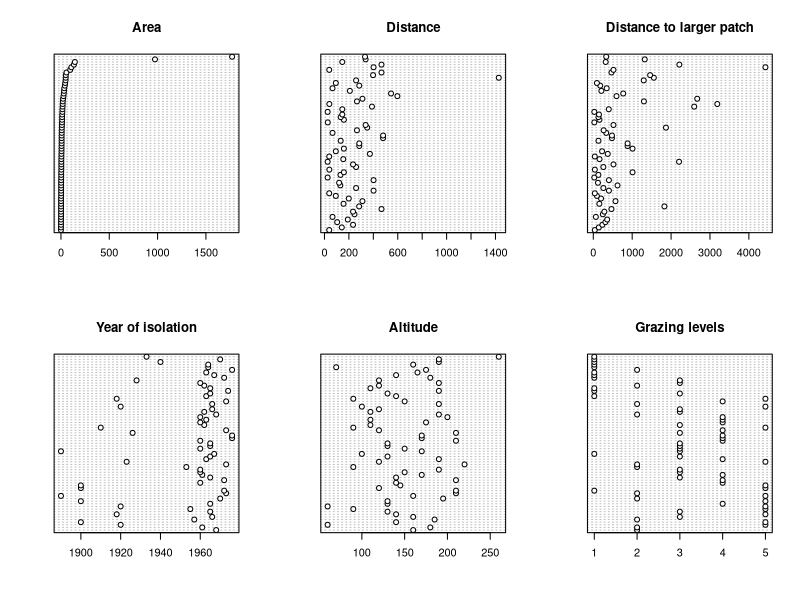
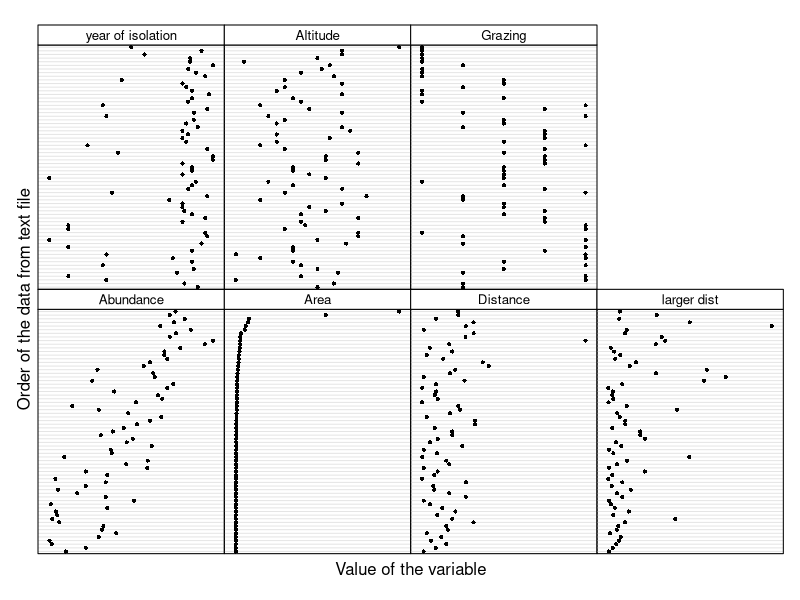
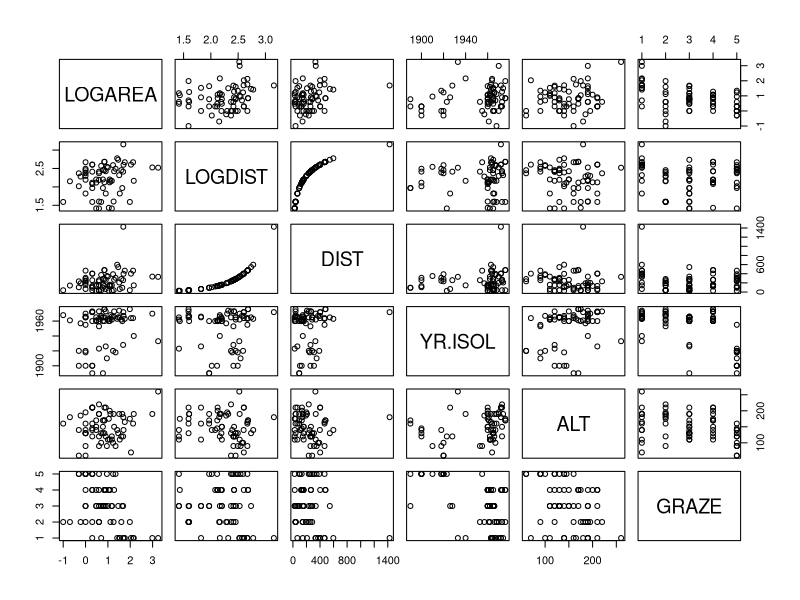
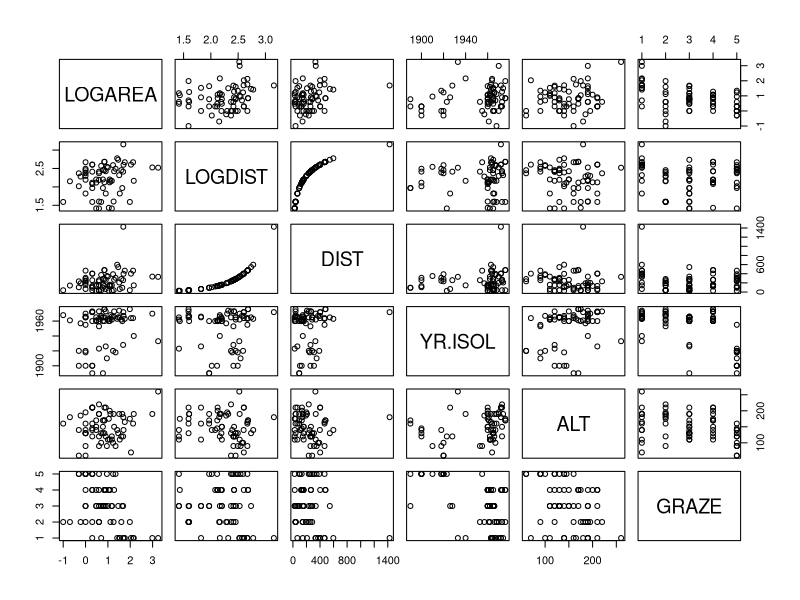
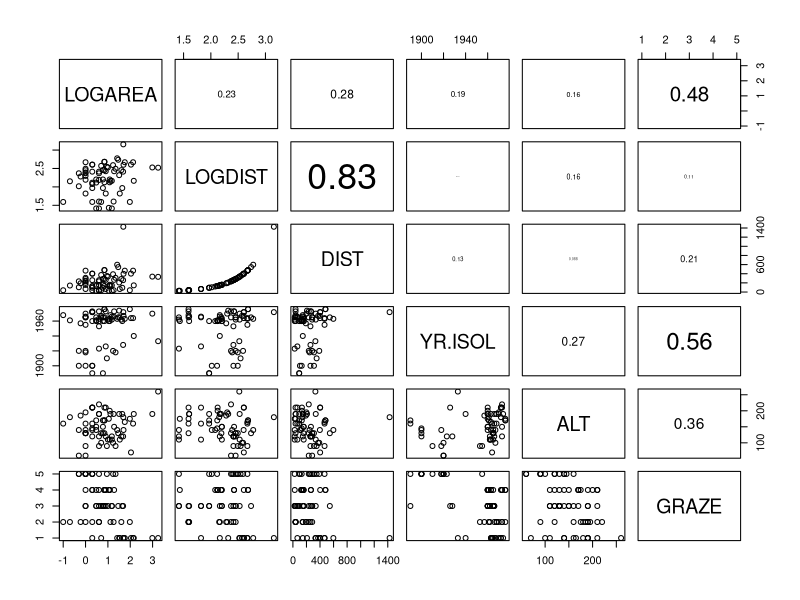
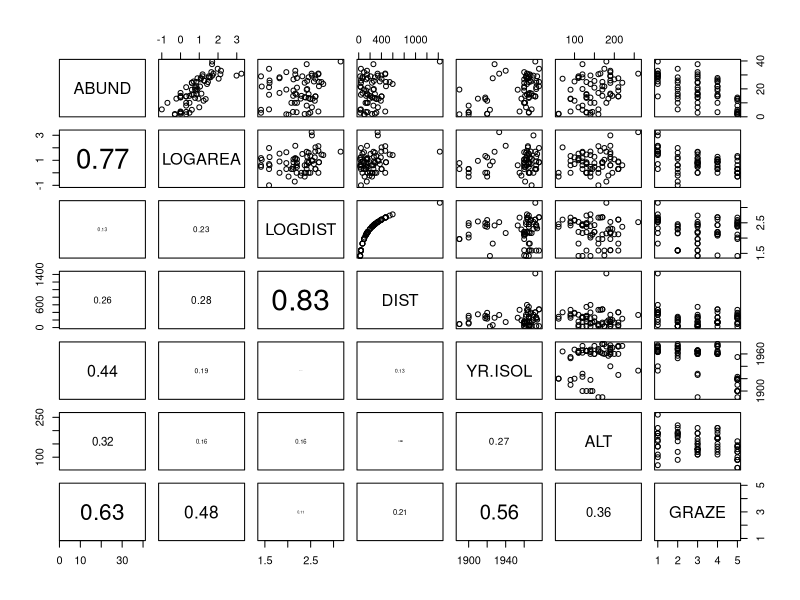
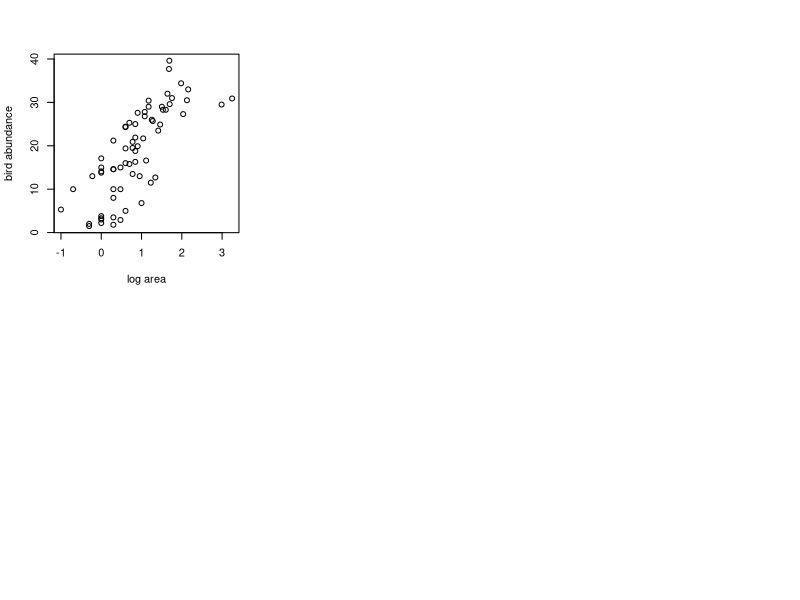
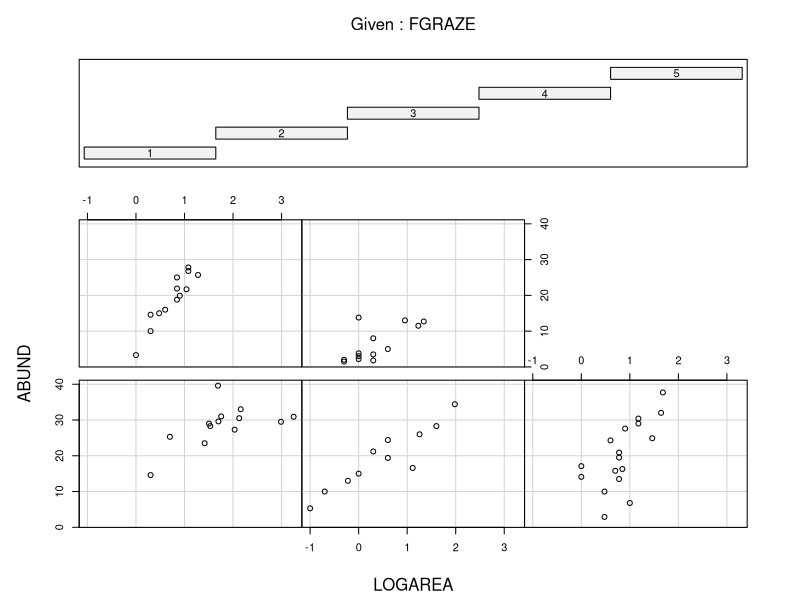

Write R code to recreate these figures, in order.
## ----Q4, eval=TRUE, echo=TRUE, collapse=TRUE----------------------------------------------------------------------
loyn <- read.table("./data/loyn.txt", header = TRUE, 
                   stringsAsFactors = TRUE)
str(loyn)

# 56 observations and 8 variables (from str())

summary(loyn)

# GRAZE is coded as numeric (i.e. 1,2,3,5)

# create a new factor variable variable FGRAZE which is a factor of GRAZE
loyn$FGRAZE <- factor(loyn$GRAZE)


## ----Q5, eval=TRUE, echo=TRUE, collapse=TRUE----------------------------------------------------------------------
table(loyn$FGRAZE)

# or use xtabs function
xtabs(~ FGRAZE, data = loyn)


## ----Q6, eval=TRUE, echo=TRUE, collapse=TRUE----------------------------------------------------------------------
# mean abundance of birds for each level of FGRAZE
tapply(loyn$ABUND, loyn$FGRAZE, mean, na.rm = TRUE)

# variance in the abundance of birds for each level of FGRAZE
tapply(loyn$ABUND, loyn$FGRAZE, var, na.rm = TRUE)

# minimum abundance of birds for each level of FGRAZE
tapply(loyn$ABUND, loyn$FGRAZE, min, na.rm = TRUE)

# maximum abundance of birds for each level of FGRAZE
tapply(loyn$ABUND, loyn$FGRAZE, max, na.rm = TRUE)

# OR use the summary function
tapply(loyn$ABUND, loyn$FGRAZE, summary, na.rm = TRUE)


## ----Q7a, eval=TRUE, echo=TRUE, collapse=TRUE---------------------------------------------------------------------
# first split the plotting device into 2 rows
# and 3 columns
par(mfrow = c(2,3))

# now produce the plots
dotchart(loyn$AREA, main = "Area")
dotchart(loyn$DIST, main = "Distance")
dotchart(loyn$LDIST, main = "Distance to larger patch")
dotchart(loyn$YR.ISOL, main = "Year of isolation")
dotchart(loyn$ALT, main = "Altitude")
dotchart(loyn$GRAZE, main = "Grazing levels")


## ----Q7b, eval=TRUE, echo=TRUE, collapse=TRUE---------------------------------------------------------------------
# A fancier version of a dotplot - just for fun!
Z <- cbind(loyn$ABUND, loyn$AREA, loyn$DIST,
           loyn$LDIST,loyn$YR.ISOL,loyn$ALT,
           loyn$GRAZE)

colnames(Z) <- c("Abundance", "Area","Distance",
                 "larger dist","year of isolation",
                 "Altitude", "Grazing")
                 
library(lattice)
dotplot(as.matrix(Z),
      groups=FALSE,
      strip = strip.custom(bg = 'white',
            par.strip.text = list(cex = 0.8)),
        scales = list(x = list(relation = "free"),
                      y = list(relation = "free"),
                      draw = FALSE),
        col=1, cex  =0.5, pch = 16,
        xlab = "Value of the variable",
        ylab = "Order of the data from text file")


## ----Q8, eval=TRUE, echo=TRUE, collapse=TRUE----------------------------------------------------------------------
# There appears to be two unusually large forest patches compared to the rest
# Also one potentially large distance in DIST
# One option would be to log10 transform AREA, DIST 
# log base 10 transform variables 

loyn$LOGAREA <- log10(loyn$AREA)
loyn$LOGDIST <- log10(loyn$DIST)

# check the dataframe
str(loyn)


## ----Q9a, eval=TRUE, echo=TRUE, collapse=TRUE---------------------------------------------------------------------
# Vanilla pairs plot

pairs(loyn[,c("LOGAREA","LOGDIST","DIST",
               "YR.ISOL","ALT","GRAZE")])

# or first create a new dataframe and then use this 
# data frame with the pairs function

explan_vars <- loyn[,c("LOGAREA","LOGDIST","DIST",
               "YR.ISOL","ALT","GRAZE")]
pairs(explan_vars)


## ----Q9b, eval=TRUE, echo=TRUE, collapse=TRUE---------------------------------------------------------------------
# And with correlations in the upper panel

# first need to define the panel.cor function
panel.cor <- function(x, y, digits = 2, prefix = "", cex.cor, ...)
{
    par(usr = c(0, 1, 0, 1))
    r <- abs(cor(x, y))
    txt <- format(c(r, 0.123456789), digits = digits)[1]
    txt <- paste0(prefix, txt)
    if(missing(cex.cor)) cex.cor <- 0.8/strwidth(txt)
    text(0.5, 0.5, txt, cex = cex.cor * r)
}

# then use the panel.cor function when we use pairs
pairs(loyn[,c("LOGAREA","LOGDIST","DIST",
               "YR.ISOL","ALT","GRAZE")],
      upper.panel = panel.cor)


## ----Q10a, eval=TRUE, echo=TRUE, collapse=TRUE--------------------------------------------------------------------
pairs(loyn[,c("ABUND","LOGAREA","LOGDIST","DIST",
    	"YR.ISOL","ALT","GRAZE")],
      	lower.panel = panel.cor)


## ----Q10b, eval=TRUE, echo=TRUE, collapse=TRUE--------------------------------------------------------------------
plot(loyn$LOGAREA, loyn$ABUND, xlab = "log area", ylab = "bird abundance")


## ----Q11a, eval=TRUE, echo=TRUE, collapse=TRUE--------------------------------------------------------------------
# Interaction between LOGAREA and FGRAZE? 
# Do the slopes look similar or different? 
coplot(ABUND ~ LOGAREA | FGRAZE, data = loyn)


## ----Q11b, eval=TRUE, echo=TRUE, collapse=TRUE--------------------------------------------------------------------
# Fancier version of the above plot 
# with a line of best fit included just for fun
coplot(ABUND ~ LOGAREA | FGRAZE,
      data = loyn,
        panel = function(x, y, ...) {
         tmp <- lm(y ~ x, na.action = na.omit)
         abline(tmp)
         points(x, y) })

